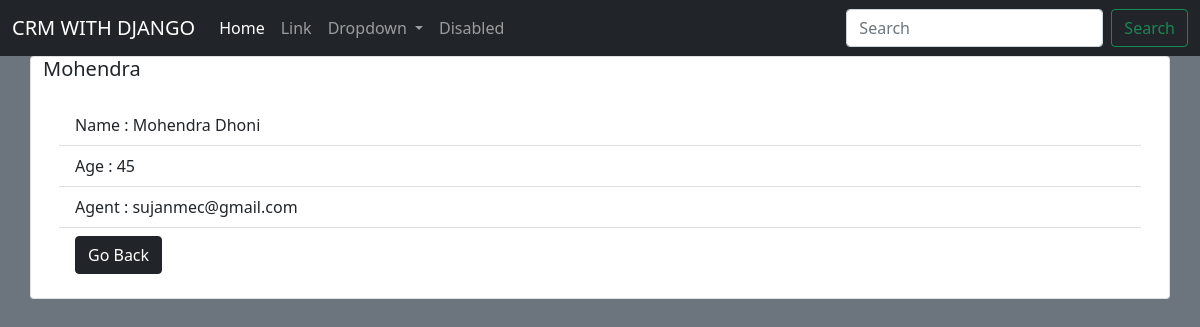
The app's page /leads/1/ with its own data.
### leads/models.py (models this page shows, shortened)
class Lead(models.Model):
    first_name = models.CharField(max_length=20)
    last_name = models.CharField(max_length=20)
    age = models.IntegerField(default=0)
    agent = models.ForeignKey("Agent",on_delete=models.CASCADE)

class Agent(models.Model):
    user = models.OneToOneField(User,on_delete=models.SET_NULL,null=True)
    def __str__(self):
        return self.user.email

class User(AbstractUser):
    pass

### leads/views.py (the view)
# urls.py: path('<int:pk>/',views.lead_detail,name="details"),
def lead_detail(request,pk):
    lead = Lead.objects.get(id = pk)
    context = {
        'lead' : lead
    }
    return render(request,"leads/lead_detail.html",context)

### leads/templates/leads/lead_detail.html (shortened to what this page needs)
{% extends 'leads/layouts.html' %}
{% block content %}
<div class="card container">
  <h5 class="card-title">{{lead.first_name}}</h5>
  <div class="card-body">
    <ul class="list-group list-group-flush">
    <li class="list-group-item">Name : {{lead.first_name}} {{lead.last_name}}</li>
    <li class="list-group-item">Age : {{lead.age}} </li>
    <li class="list-group-item">Agent : {{lead.agent}}</li>
    <li class="list-group-item align-middle"><a href="/leads/" class="btn btn-dark">Go Back</a></li>
  </ul>
  </div>
</div>
{% endblock content %}

### records on screen
Lead: first_name "Mohendra", last_name "Dhoni", age "45", agent "sujanmec@gmail.com"
